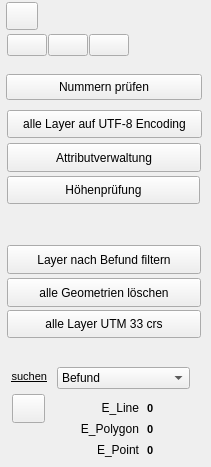
      <widget class="QWidget" name="tab_2">
       <attribute name="title">
        <string>Tools Alllgemein</string>
       </attribute>
       <widget class="QPushButton" name="butLookForMissingAttributes">
        <property name="geometry">
         <rect>
          <x>6</x>
          <y>74</y>
          <width>196</width>
          <height>26</height>
         </rect>
        </property>
        <property name="text">
         <string>Nummern prüfen</string>
        </property>
       </widget>
       <widget class="QWidget" name="gridLayoutWidget">
        <property name="geometry">
         <rect>
          <x>7</x>
          <y>34</y>
          <width>194</width>
          <height>37</height>
         </rect>
        </property>
        <layout class="QGridLayout" name="gridLayout_2">
         <property name="sizeConstraint">
          <enum>QLayout::SetMaximumSize</enum>
         </property>
         <property name="horizontalSpacing">
          <number>1</number>
         </property>
         <property name="verticalSpacing">
          <number>3</number>
         </property>
         <item row="0" column="5">
          <spacer name="horizontalSpacer">
           <property name="orientation">
            <enum>Qt::Horizontal</enum>
           </property>
           <property name="sizeHint" stdset="0">
            <size>
             <width>40</width>
             <height>20</height>
            </size>
           </property>
          </spacer>
         </item>
         <item row="0" column="3">
          <widget class="QPushButton" name="butPunktExp">
           <property name="sizePolicy">
            <sizepolicy hsizetype="Fixed" vsizetype="Fixed">
             <horstretch>0</horstretch>
             <verstretch>0</verstretch>
            </sizepolicy>
           </property>
           <property name="sizeIncrement">
            <size>
             <width>10</width>
             <height>10</height>
            </size>
           </property>
           <property name="baseSize">
            <size>
             <width>0</width>
             <height>0</height>
            </size>
           </property>
           <property name="toolTip">
            <string extracomment="Hilfe"/>
           </property>
           <property name="text">
            <string/>
           </property>
           <property name="icon">
            <iconset>
             <normalon>../../.designer/backup/Icons/PunktExp.gif</normalon>
            </iconset>
           </property>
           <property name="autoDefault">
            <bool>true</bool>
           </property>
           <property name="default">
            <bool>false</bool>
           </property>
          </widget>
         </item>
         <item row="0" column="2">
          <widget class="QPushButton" name="butPunktImp">
           <property name="sizePolicy">
            <sizepolicy hsizetype="Fixed" vsizetype="Fixed">
             <horstretch>0</horstretch>
             <verstretch>0</verstretch>
            </sizepolicy>
           </property>
           <property name="sizeIncrement">
            <size>
             <width>10</width>
             <height>10</height>
            </size>
           </property>
           <property name="baseSize">
            <size>
             <width>0</width>
             <height>0</height>
            </size>
           </property>
           <property name="toolTip">
            <string extracomment="Hilfe"/>
           </property>
           <property name="styleSheet">
            <string notr="true"/>
           </property>
           <property name="text">
            <string/>
           </property>
           <property name="icon">
            <iconset>
             <normalon>../../.designer/backup/Icons/PunktImp.gif</normalon>
            </iconset>
           </property>
           <property name="autoDefault">
            <bool>true</bool>
           </property>
           <property name="default">
            <bool>false</bool>
           </property>
          </widget>
         </item>
         <item row="0" column="4">
          <widget class="QPushButton" name="butProfEntzPunktExp">
           <property name="sizePolicy">
            <sizepolicy hsizetype="Fixed" vsizetype="Fixed">
             <horstretch>0</horstretch>
             <verstretch>0</verstretch>
            </sizepolicy>
           </property>
           <property name="sizeIncrement">
            <size>
             <width>10</width>
             <height>10</height>
            </size>
           </property>
           <property name="baseSize">
            <size>
             <width>0</width>
             <height>0</height>
            </size>
           </property>
           <property name="toolTip">
            <string extracomment="Hilfe"/>
           </property>
           <property name="text">
            <string/>
           </property>
           <property name="icon">
            <iconset>
             <normalon>../../.designer/backup/Icons/PunktExp.gif</normalon>
            </iconset>
           </property>
           <property name="autoDefault">
            <bool>true</bool>
           </property>
           <property name="default">
            <bool>false</bool>
           </property>
          </widget>
         </item>
        </layout>
       </widget>
       <widget class="QPushButton" name="pushButton_2">
        <property name="geometry">
         <rect>
          <x>7</x>
          <y>310</y>
          <width>194</width>
          <height>28</height>
         </rect>
        </property>
        <property name="text">
         <string>alle Layer UTM 33 crs</string>
        </property>
       </widget>
       <widget class="QPushButton" name="pushButton">
        <property name="geometry">
         <rect>
          <x>7</x>
          <y>110</y>
          <width>195</width>
          <height>28</height>
         </rect>
        </property>
        <property name="text">
         <string>alle Layer auf UTF-8 Encoding</string>
        </property>
       </widget>
       <widget class="QPushButton" name="butLayerFilter">
        <property name="geometry">
         <rect>
          <x>7</x>
          <y>245</y>
          <width>194</width>
          <height>29</height>
         </rect>
        </property>
        <property name="sizePolicy">
         <sizepolicy hsizetype="Fixed" vsizetype="Fixed">
          <horstretch>0</horstretch>
          <verstretch>0</verstretch>
         </sizepolicy>
        </property>
        <property name="sizeIncrement">
         <size>
          <width>10</width>
          <height>10</height>
         </size>
        </property>
        <property name="baseSize">
         <size>
          <width>0</width>
          <height>0</height>
         </size>
        </property>
        <property name="toolTip">
         <string extracomment="Hilfe"/>
        </property>
        <property name="text">
         <string>Layer nach Befund filtern</string>
        </property>
        <property name="icon">
         <iconset>
          <normalon>G:/.designer/backup/Icons/PunktExp.gif</normalon>
         </iconset>
        </property>
        <property name="autoDefault">
         <bool>true</bool>
        </property>
        <property name="default">
         <bool>false</bool>
        </property>
       </widget>
       <widget class="QPushButton" name="pushButton_9">
        <property name="geometry">
         <rect>
          <x>7</x>
          <y>176</y>
          <width>193</width>
          <height>28</height>
         </rect>
        </property>
        <property name="text">
         <string>Höhenprüfung</string>
        </property>
       </widget>
       <widget class="QPushButton" name="butAttributverwaltung">
        <property name="geometry">
         <rect>
          <x>7</x>
          <y>143</y>
          <width>194</width>
          <height>29</height>
         </rect>
        </property>
        <property name="sizePolicy">
         <sizepolicy hsizetype="Fixed" vsizetype="Fixed">
          <horstretch>0</horstretch>
          <verstretch>0</verstretch>
         </sizepolicy>
        </property>
        <property name="sizeIncrement">
         <size>
          <width>10</width>
          <height>10</height>
         </size>
        </property>
        <property name="baseSize">
         <size>
          <width>0</width>
          <height>0</height>
         </size>
        </property>
        <property name="toolTip">
         <string extracomment="Hilfe"/>
        </property>
        <property name="text">
         <string>Attributverwaltung</string>
        </property>
        <property name="icon">
         <iconset>
          <normalon>G:/.designer/backup/Icons/PunktExp.gif</normalon>
         </iconset>
        </property>
        <property name="autoDefault">
         <bool>true</bool>
        </property>
        <property name="default">
         <bool>false</bool>
        </property>
       </widget>
       <widget class="QPushButton" name="butDelAllFeatures">
        <property name="geometry">
         <rect>
          <x>7</x>
          <y>278</y>
          <width>194</width>
          <height>29</height>
         </rect>
        </property>
        <property name="sizePolicy">
         <sizepolicy hsizetype="Fixed" vsizetype="Fixed">
          <horstretch>0</horstretch>
          <verstretch>0</verstretch>
         </sizepolicy>
        </property>
        <property name="sizeIncrement">
         <size>
          <width>10</width>
          <height>10</height>
         </size>
        </property>
        <property name="baseSize">
         <size>
          <width>0</width>
          <height>0</height>
         </size>
        </property>
        <property name="toolTip">
         <string extracomment="Hilfe"/>
        </property>
        <property name="text">
         <string>alle Geometrien löschen</string>
        </property>
        <property name="icon">
         <iconset>
          <normalon>G:/.designer/backup/Icons/PunktExp.gif</normalon>
         </iconset>
        </property>
        <property name="autoDefault">
         <bool>true</bool>
        </property>
        <property name="default">
         <bool>false</bool>
        </property>
       </widget>
       <widget class="QLabel" name="labE_Poi">
        <property name="geometry">
         <rect>
          <x>147</x>
          <y>442</y>
          <width>43</width>
          <height>16</height>
         </rect>
        </property>
        <property name="font">
         <font>
          <family>Arial</family>
          <pointsize>8</pointsize>
          <weight>75</weight>
          <bold>true</bold>
         </font>
        </property>
        <property name="text">
         <string>0</string>
        </property>
       </widget>
       <widget class="QLabel" name="label">
        <property name="geometry">
         <rect>
          <x>1</x>
          <y>366</y>
          <width>46</width>
          <height>20</height>
         </rect>
        </property>
        <property name="font">
         <font>
          <family>Arial</family>
          <pointsize>8</pointsize>
          <weight>50</weight>
          <bold>false</bold>
          <underline>true</underline>
         </font>
        </property>
        <property name="text">
         <string>suchen</string>
        </property>
        <property name="alignment">
         <set>Qt::AlignRight|Qt::AlignTrailing|Qt::AlignVCenter</set>
        </property>
       </widget>
       <widget class="QComboBox" name="cboSuche">
        <property name="geometry">
         <rect>
          <x>57</x>
          <y>367</y>
          <width>133</width>
          <height>22</height>
         </rect>
        </property>
        <item>
         <property name="text">
          <string>Befund</string>
         </property>
        </item>
        <item>
         <property name="text">
          <string>Fund</string>
         </property>
        </item>
        <item>
         <property name="text">
          <string>Profil</string>
         </property>
        </item>
        <item>
         <property name="text">
          <string>Probe</string>
         </property>
        </item>
       </widget>
       <widget class="QPushButton" name="butObjFind">
        <property name="geometry">
         <rect>
          <x>12</x>
          <y>394</y>
          <width>33</width>
          <height>29</height>
         </rect>
        </property>
        <property name="sizePolicy">
         <sizepolicy hsizetype="Fixed" vsizetype="Fixed">
          <horstretch>0</horstretch>
          <verstretch>0</verstretch>
         </sizepolicy>
        </property>
        <property name="sizeIncrement">
         <size>
          <width>10</width>
          <height>10</height>
         </size>
        </property>
        <property name="baseSize">
         <size>
          <width>0</width>
          <height>0</height>
         </size>
        </property>
        <property name="toolTip">
         <string extracomment="Hilfe"/>
        </property>
        <property name="styleSheet">
         <string notr="true"/>
        </property>
        <property name="text">
         <string/>
        </property>
        <property name="icon">
         <iconset>
          <normalon>../../.designer/backup/Icons/suchen.gif</normalon>
         </iconset>
        </property>
        <property name="autoDefault">
         <bool>true</bool>
        </property>
        <property name="default">
         <bool>false</bool>
        </property>
       </widget>
       <widget class="QLabel" name="labE_Poly">
        <property name="geometry">
         <rect>
          <x>147</x>
          <y>421</y>
          <width>43</width>
          <height>16</height>
         </rect>
        </property>
        <property name="font">
         <font>
          <family>Arial</family>
          <pointsize>8</pointsize>
          <weight>75</weight>
          <bold>true</bold>
         </font>
        </property>
        <property name="text">
         <string>0</string>
        </property>
       </widget>
       <widget class="QLabel" name="label_11">
        <property name="geometry">
         <rect>
          <x>72</x>
          <y>400</y>
          <width>67</width>
          <height>16</height>
         </rect>
        </property>
        <property name="inputMethodHints">
         <set>Qt::ImhPreferNumbers</set>
        </property>
        <property name="text">
         <string>E_Line</string>
        </property>
        <property name="alignment">
         <set>Qt::AlignRight|Qt::AlignTrailing|Qt::AlignVCenter</set>
        </property>
       </widget>
       <widget class="QLabel" name="label_13">
        <property name="geometry">
         <rect>
          <x>69</x>
          <y>442</y>
          <width>70</width>
          <height>16</height>
         </rect>
        </property>
        <property name="inputMethodHints">
         <set>Qt::ImhPreferNumbers</set>
        </property>
        <property name="text">
         <string>E_Point</string>
        </property>
        <property name="alignment">
         <set>Qt::AlignRight|Qt::AlignTrailing|Qt::AlignVCenter</set>
        </property>
       </widget>
       <widget class="QLabel" name="labE_Line">
        <property name="geometry">
         <rect>
          <x>147</x>
          <y>400</y>
          <width>43</width>
          <height>16</height>
         </rect>
        </property>
        <property name="font">
         <font>
          <family>Arial</family>
          <pointsize>8</pointsize>
          <weight>75</weight>
          <bold>true</bold>
         </font>
        </property>
        <property name="text">
         <string>0</string>
        </property>
       </widget>
       <widget class="QLabel" name="label_12">
        <property name="geometry">
         <rect>
          <x>75</x>
          <y>421</y>
          <width>64</width>
          <height>16</height>
         </rect>
        </property>
        <property name="inputMethodHints">
         <set>Qt::ImhPreferNumbers</set>
        </property>
        <property name="text">
         <string>E_Polygon</string>
        </property>
        <property name="alignment">
         <set>Qt::AlignRight|Qt::AlignTrailing|Qt::AlignVCenter</set>
        </property>
       </widget>
       <widget class="QPushButton" name="butBefundLabel">
        <property name="geometry">
         <rect>
          <x>6</x>
          <y>2</y>
          <width>32</width>
          <height>28</height>
         </rect>
        </property>
        <property name="sizePolicy">
         <sizepolicy hsizetype="Fixed" vsizetype="Fixed">
          <horstretch>0</horstretch>
          <verstretch>0</verstretch>
         </sizepolicy>
        </property>
        <property name="sizeIncrement">
         <size>
          <width>10</width>
          <height>10</height>
         </size>
        </property>
        <property name="baseSize">
         <size>
          <width>0</width>
          <height>0</height>
         </size>
        </property>
        <property name="toolTip">
         <string extracomment="Hilfe"/>
        </property>
        <property name="styleSheet">
         <string notr="true"/>
        </property>
        <property name="text">
         <string/>
        </property>
        <property name="icon">
         <iconset>
          <normaloff>messen/Icons/Befundnr.gif</normaloff>messen/Icons/Befundnr.gif</iconset>
        </property>
        <property name="iconSize">
         <size>
          <width>20</width>
          <height>20</height>
         </size>
        </property>
        <property name="checkable">
         <bool>false</bool>
        </property>
        <property name="autoDefault">
         <bool>true</bool>
        </property>
        <property name="default">
         <bool>false</bool>
        </property>
       </widget>
      </widget>
